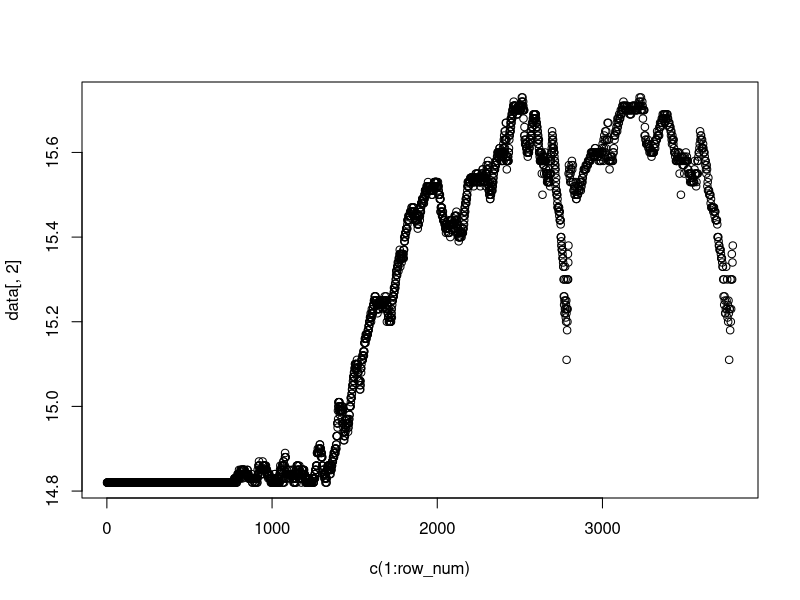

Source code (R):



data <- read.csv('csv/sh600000__down__2015-01-19.csv',
                 header = F,
                 sep = ',',
                 stringsAsFactors = F)

print(summary(data))

col_num = ncol(data)
row_num = nrow(data)

plot(x = c(1:row_num), y = data[,2])
